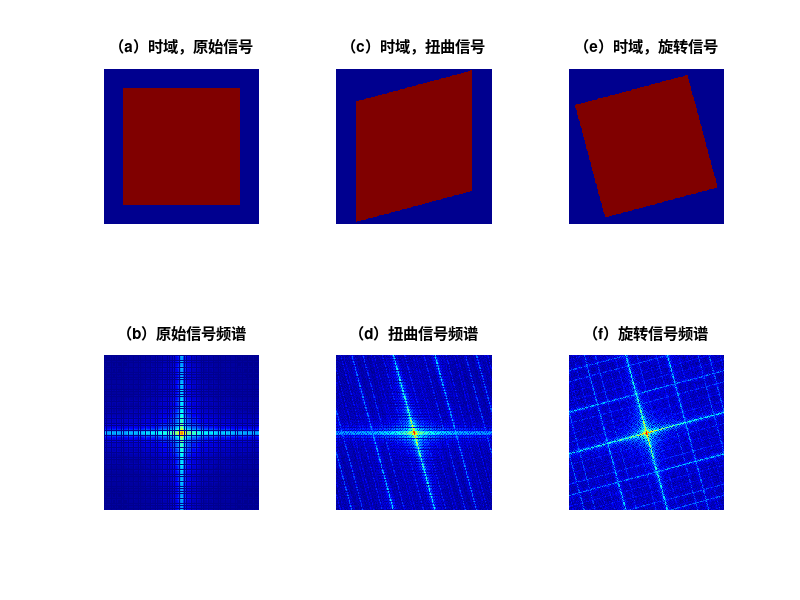

Here is the MATLAB script that generated this plot:
% SAR_Figure_2_2
% 2016.10.31
clear all;clc;close all;

%% 参数设置
M = 256;                % 矩阵高度
N = 256;                % 矩阵宽度
top = M/8+1;
bottom = M*7/8;
left = N/8+1;
right = N*7/8;
theta = pi/12;          % 扭曲或旋转角度

%% 生成信号
% 原始信号
S0 = zeros(M,N);
S0(top:bottom,left:right) = 1;
% 扭曲信号
S1 = zeros(M,N);
for ii = 1:M
    for jj = 1:N
        x = jj-N/2;
        y = (M+1-ii)-M/2;
        xx = round(x+N/2);
        yy = M+1-round(x*sin(-theta)+y*cos(-theta)+M/2);
        if(yy>=1 && yy<= M)
            S1(ii,jj) = S0(yy,xx);
        end
    end
end
% 旋转信号
S2 = zeros(M,N);
for ii = 1:M
    for jj = 1:N
        x = jj-N/2;
        y = (M+1-ii)-M/2;
        xx = round(x*cos(-theta)-y*sin(-theta)+N/2);
        yy = M+1-round(x*sin(-theta)+y*cos(-theta)+M/2);
        if(xx>=1 && xx<= N && yy>=1 && yy<=M)
            S2(ii,jj) = S0(yy,xx);
        end
    end
end
%% 二维傅里叶变换
% 原始信号的二维傅里叶变换
S0_ff = fftshift(fft2(fftshift(S0)));
S0_ff = abs(S0_ff);
S0_ff = S0_ff/max(max(S0_ff));
S0_ff = 20*log10(S0_ff+1e-4);
% 原始信号二维傅里叶变换
S1_ff = fftshift(fft2(fftshift(S1)));
S1_ff = abs(S1_ff);
S1_ff = S1_ff/max(max(S1_ff));
S1_ff = 20*log10(S1_ff+1e-4);
% 原始信号二维傅里叶变换
S2_ff = fftshift(fft2(fftshift(S2)));
S2_ff = abs(S2_ff);
S2_ff = S2_ff/max(max(S2_ff));
S2_ff = 20*log10(S2_ff+1e-4);

%% 画图
figure,set(gcf,'Color','w');colormap jet
subplot(2,3,1),imagesc(S0);axis image off
title('（a）时域，原始信号');
subplot(2,3,4),imagesc(S0_ff);axis image off
title('（b）原始信号频谱');
subplot(2,3,2),imagesc(S1);axis image off
title('（c）时域，扭曲信号');
subplot(2,3,5),imagesc(S1_ff);axis image off
title('（d）扭曲信号频谱');
subplot(2,3,3),imagesc(S2);axis image off
title('（e）时域，旋转信号');
subplot(2,3,6),imagesc(S2_ff);axis image off
title('（f）旋转信号频谱');